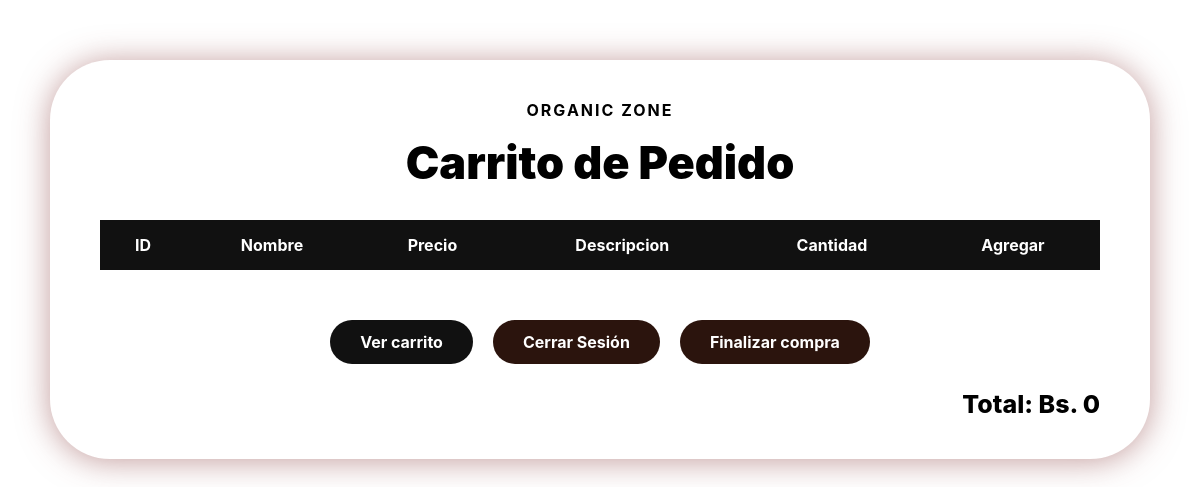
/Pedidos/leercarrito.php, run on an earlier commit of the app's database.
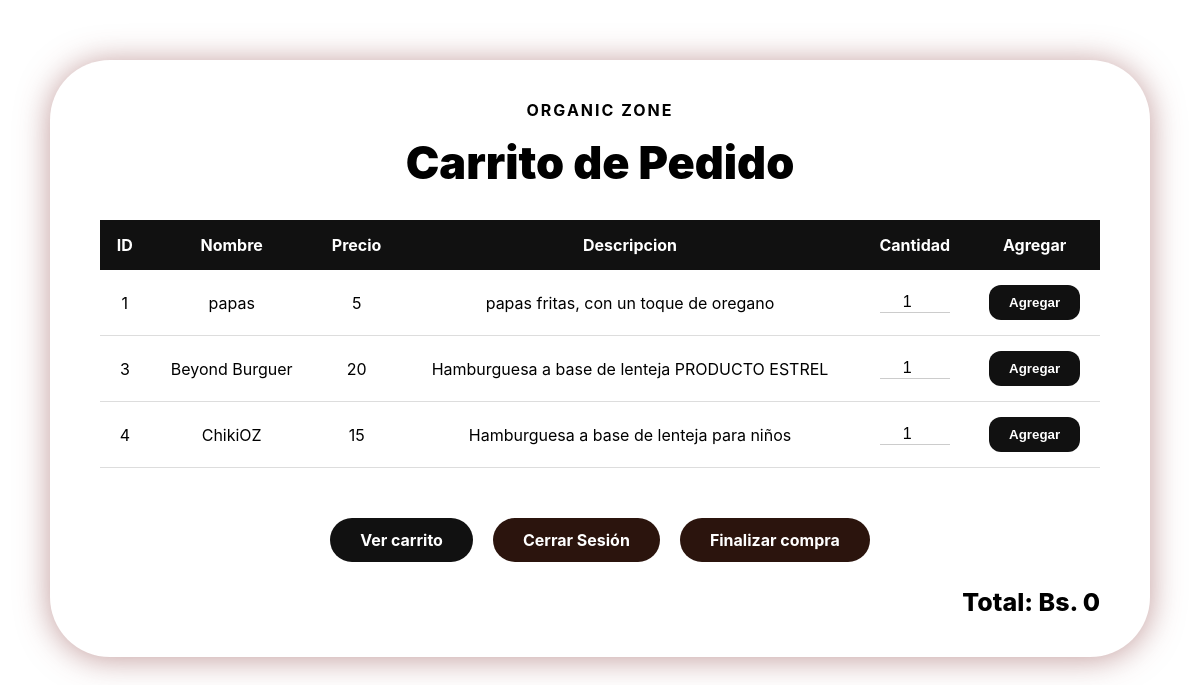
And on a later commit of the database.
### tables this page shows
CREATE TABLE IF NOT EXISTS `productos` (
  `id` INT NOT NULL AUTO_INCREMENT,
  `nombre` VARCHAR(45) NULL,
  `descripcion` VARCHAR(45) NULL,
  `precio` INT NULL,
  `costo` INT NULL,
  `stock` INT NULL,
  PRIMARY KEY (`id`));

### Pedidos/leercarrito.php (the view, shortened to what this page needs)
<?php
$servidor = "localhost";
$usuario = "root";
$contrasena = "";
$bd = "organiczoneBD";
$conn = new mysqli($servidor, $usuario, $contrasena, $bd);
$idPedido = isset($_GET['pedidos_id']) ? $_GET['pedidos_id'] : 0;
?>
<?php
$sql = "SELECT * FROM productos";
$resultado = $conn->query($sql);
$sqlTotal = "SELECT SUM(costototal) FROM carrito
WHERE pedidos_id='$idPedido' ";
$resultadoTotal=$conn->query($sqlTotal);
$res=$resultadoTotal ->fetch_assoc();
$total = $res['SUM(costototal)'];
if($total == NULL){
    $total = 0;
}
echo "<div class='caja'>";
echo "<div class='marca'>
ORGANIC ZONE
</div>";
echo "<div class='titulo'>
Carrito de Pedido
</div>";
echo "<table>";
echo "<tr>
    <th>ID</th>
    <th>Nombre</th>
    <th>Precio</th>
    <th>Descripcion</th>
    <th>Cantidad</th>
    <th>Agregar</th>
    </tr>";
while($fila = $resultado->fetch_assoc()){
    echo "<tr>";
    echo "<form action='crearcarrito.php' method='POST'>";
    echo "<td>".$fila['id']."</td>";
    echo "<td>".$fila['nombre']."</td>";
    echo "<td>".$fila['precio']."</td>";
    echo "<td>".$fila['descripcion']."</td>";
echo "<td>
            <input
                type='number'
                name='cantidad'
                value='1'
                min='1'>
          </td>";
echo "<td>
            <input
                type='submit'
                value='Agregar'>
          </td>";
echo "</tr>";
}
echo "</table>";
echo "<br>";
echo "<div class='botones'>
<a class='boton-ver' href='mostrarcarrito.php?pedidos_id=".$idPedido."'>
    Ver carrito
</a>
<a class='boton-cerrar' href='../Usuarios/cerrarse.php'>
    Cerrar Sesión
</a>
<a class='boton-cerrar' href='../Pedidos/leerpedido.php?id=".$idPedido."'>
    Finalizar compra
</a>
</div>";
echo "
<div class='total'>
Total: Bs. $total
</div>
";
echo "</div>";
?>

What changed in the data, as far as the page shows it:
added productos: id "1", nombre "papas", precio "5", descripcion "papas fritas, con un toque de oregano"
added productos: id "3", nombre "Beyond Burguer", precio "20", descripcion "Hamburguesa a base de lenteja PRODUCTO ESTREL"
added productos: id "4", nombre "ChikiOZ", precio "15", descripcion "Hamburguesa a base de lenteja para niños"
